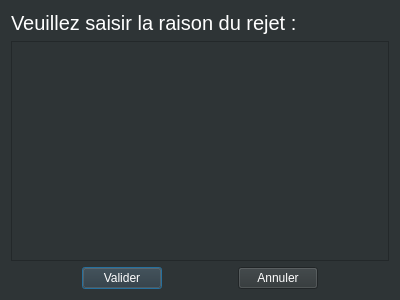
<?xml version="1.0" encoding="UTF-8"?>
<ui version="4.0">
 <class>DialogRejet</class>
 <widget class="QDialog" name="DialogRejet">
  <property name="geometry">
   <rect>
    <x>0</x>
    <y>0</y>
    <width>400</width>
    <height>300</height>
   </rect>
  </property>
  <property name="windowTitle">
   <string>Dialog</string>
  </property>
  <property name="styleSheet">
   <string notr="true">background-color:rgb(46, 52, 54);
color:rgb(255, 255, 255);</string>
  </property>
  <layout class="QVBoxLayout" name="verticalLayout_2">
   <item>
    <layout class="QVBoxLayout" name="verticalLayout">
     <item>
      <widget class="QLabel" name="label">
       <property name="font">
        <font>
         <pointsize>15</pointsize>
        </font>
       </property>
       <property name="text">
        <string>Veuillez saisir la raison du rejet :</string>
       </property>
      </widget>
     </item>
     <item>
      <widget class="QTextEdit" name="textEditRejet"/>
     </item>
     <item>
      <layout class="QHBoxLayout" name="horizontalLayout">
       <item>
        <spacer name="horizontalSpacer_2">
         <property name="orientation">
          <enum>Qt::Horizontal</enum>
         </property>
         <property name="sizeHint" stdset="0">
          <size>
           <width>40</width>
           <height>20</height>
          </size>
         </property>
        </spacer>
       </item>
       <item>
        <widget class="QPushButton" name="pushButtonOk">
         <property name="text">
          <string>Valider</string>
         </property>
        </widget>
       </item>
       <item>
        <spacer name="horizontalSpacer">
         <property name="orientation">
          <enum>Qt::Horizontal</enum>
         </property>
         <property name="sizeHint" stdset="0">
          <size>
           <width>40</width>
           <height>20</height>
          </size>
         </property>
        </spacer>
       </item>
       <item>
        <widget class="QPushButton" name="pushButtonAnnuler">
         <property name="text">
          <string>Annuler</string>
         </property>
        </widget>
       </item>
       <item>
        <spacer name="horizontalSpacer_3">
         <property name="orientation">
          <enum>Qt::Horizontal</enum>
         </property>
         <property name="sizeHint" stdset="0">
          <size>
           <width>40</width>
           <height>20</height>
          </size>
         </property>
        </spacer>
       </item>
      </layout>
     </item>
    </layout>
   </item>
  </layout>
 </widget>
 <resources/>
 <connections/>
</ui>
